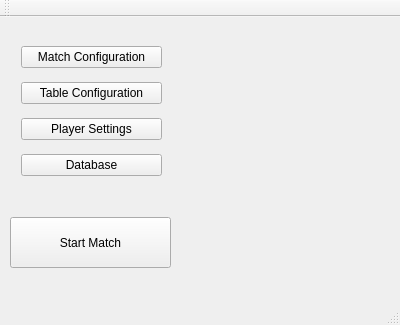
<?xml version="1.0" encoding="UTF-8"?>
<ui version="4.0">
 <class>MainMenuWindow</class>
 <widget class="QMainWindow" name="MainMenuWindow">
  <property name="geometry">
   <rect>
    <x>0</x>
    <y>0</y>
    <width>400</width>
    <height>325</height>
   </rect>
  </property>
  <property name="windowTitle">
   <string>MainMenuWindow</string>
  </property>
  <widget class="QWidget" name="centralWidget">
   <widget class="QPushButton" name="pushButtonStartMatch">
    <property name="geometry">
     <rect>
      <x>10</x>
      <y>200</y>
      <width>161</width>
      <height>51</height>
     </rect>
    </property>
    <property name="text">
     <string>Start Match</string>
    </property>
   </widget>
   <widget class="QWidget" name="">
    <property name="geometry">
     <rect>
      <x>10</x>
      <y>10</y>
      <width>163</width>
      <height>171</height>
     </rect>
    </property>
    <layout class="QVBoxLayout" name="verticalLayout">
     <item>
      <widget class="QPushButton" name="pushButtonUserMatchSettings">
       <property name="text">
        <string>Match Configuration</string>
       </property>
      </widget>
     </item>
     <item>
      <widget class="QPushButton" name="pushButtonTableConfig">
       <property name="text">
        <string>Table Configuration</string>
       </property>
      </widget>
     </item>
     <item>
      <widget class="QPushButton" name="pushButtonPlayerSettings">
       <property name="text">
        <string>Player Settings</string>
       </property>
      </widget>
     </item>
     <item>
      <widget class="QPushButton" name="pushButtonDatabaseWindow">
       <property name="text">
        <string>Database</string>
       </property>
      </widget>
     </item>
    </layout>
   </widget>
  </widget>
  <widget class="QMenuBar" name="menuBar">
   <property name="geometry">
    <rect>
     <x>0</x>
     <y>0</y>
     <width>400</width>
     <height>28</height>
    </rect>
   </property>
  </widget>
  <widget class="QToolBar" name="mainToolBar">
   <attribute name="toolBarArea">
    <enum>TopToolBarArea</enum>
   </attribute>
   <attribute name="toolBarBreak">
    <bool>false</bool>
   </attribute>
  </widget>
  <widget class="QStatusBar" name="statusBar"/>
 </widget>
 <layoutdefault spacing="6" margin="11"/>
 <resources/>
 <connections/>
</ui>
